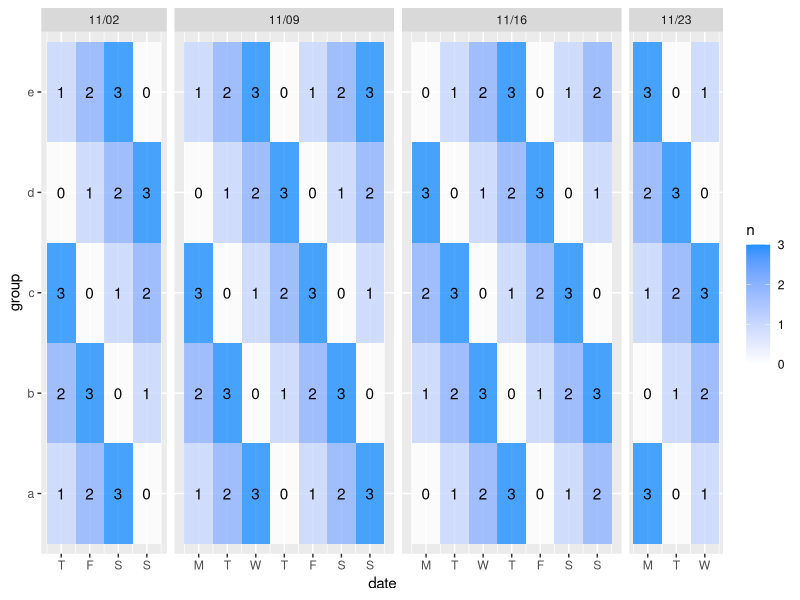

Generate this figure with R:
# heatmap for day of the week with M T W H F S S on X-axis

library(tidyverse)

expand_grid(
  date = Sys.Date() + -10:10,
  group = letters[1:5]
) |> 
  mutate(
    n = row_number() %% 4,
    week = 
      lubridate::floor_date(date, "week", week_start = 1) |> 
      format("%m/%d")
  ) |> 
  ggplot(aes(date, group, fill = n, label = n)) +
  facet_grid(
    cols = vars(week),
    space = "free",           # <----
    scales = "free_x"         # <----
  ) +
  geom_tile(alpha = 0.8) +
  geom_text() +
  scale_fill_gradient(
    low = "white", 
    high = "dodgerblue"
  ) +
  scale_x_date(
    date_breaks = "1 day",      # <----
    labels = 
      ~format(.x, "%a") |>      # <----
      str_sub(1,1) 
  )

